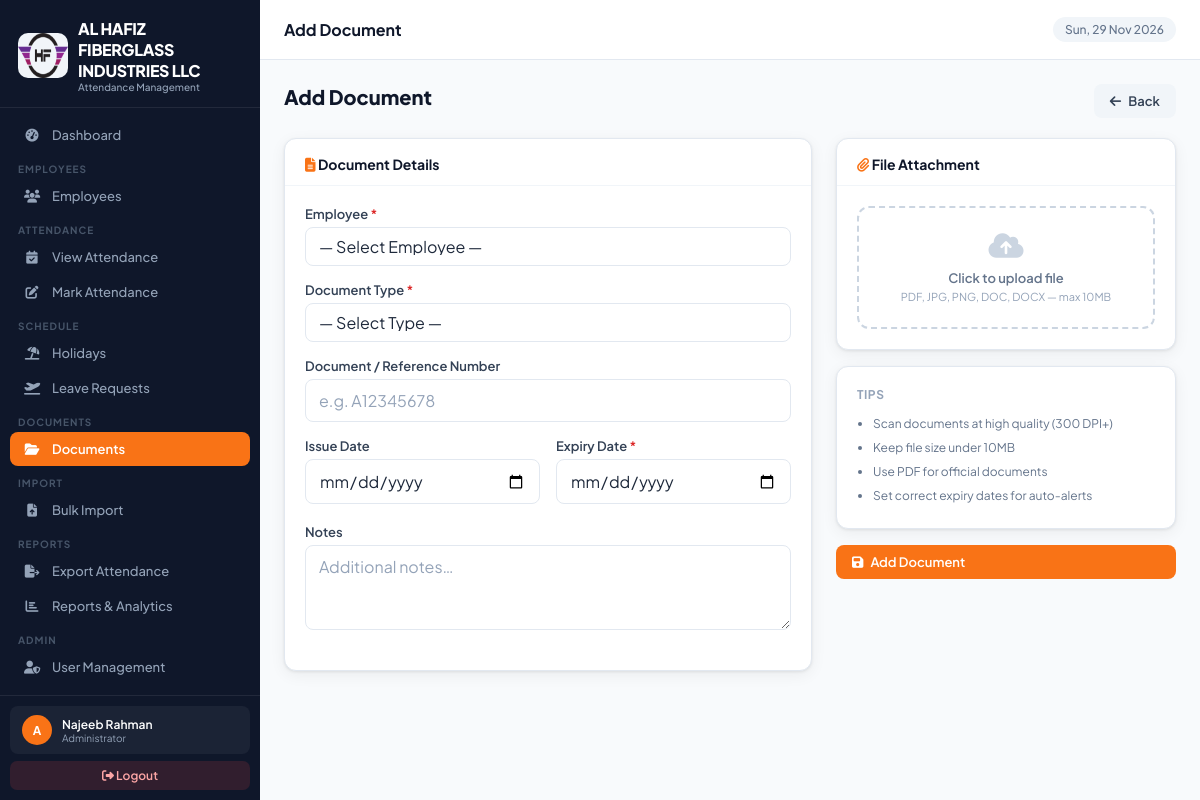
/documents/add/ (signed in), run on the app's committed database.
### attendance_app/models.py (models this page shows, shortened)
class CompanySettings(models.Model):
    company_name    = models.CharField(max_length=200, default='Your Company Name')
    company_address = models.TextField(default='Your Address, Dubai, UAE')
    company_phone   = models.CharField(max_length=50, blank=True, default='')
    company_email   = models.EmailField(blank=True, default='')
    company_website = models.URLField(blank=True, default='')
    company_trn     = models.CharField(max_length=50, blank=True, default='', verbose_name='TRN / Tax No.')
    logo            = models.ImageField(upload_to='company/', blank=True, null=True)
    default_in_time  = models.TimeField(default=datetime.time(7, 0))
    default_out_time = models.TimeField(default=datetime.time(17, 0))
    work_days        = models.CharField(
        max_length=20, default='Mon-Sat',
        help_text='e.g. Mon-Sat, Mon-Fri'
    )
    weekend_day      = models.CharField(
        max_length=20, default='Sunday',
        choices=[('Sunday','Sunday'),('Friday','Friday'),('Saturday','Saturday'),('Friday-Saturday','Fri & Sat')],
    )
    timezone_name    = models.CharField(max_length=60, default='Asia/Dubai')
    date_format      = models.CharField(
        max_length=20, default='d-m-Y',
        choices=[('d-m-Y','DD-MM-YYYY'),('m/d/Y','MM/DD/YYYY'),('Y-m-d','YYYY-MM-DD')],
    )
    updated_at       = models.DateTimeField(auto_now=True)
    class Meta:
        verbose_name = 'Company Settings'
    @classmethod
    def get_settings(cls):
        obj, _ = cls.objects.get_or_create(pk=1)
        return obj

### attendance_app/views.py (the view, shortened to what this page needs)
# urls.py: path('documents/add/', views.document_add, name='document_add'),
@login_required
def document_add(request):
    if not has_perm(request.user, 'employee_edit'):
        messages.error(request, 'Access denied.')
        return redirect('document_list')
    employees  = Employee.objects.filter(status='active').order_by('name')
    doc_types  = DocumentType.objects.all()
    preselect_emp = request.GET.get('employee', '')
    if not doc_types.exists():
        messages.warning(request, 'Please create at least one Document Type first.')
        return redirect('doctype_list')
    return render(request, 'attendance_app/document_form.html', {
        'action': 'Add',
        'employees': employees,
        'doc_types': doc_types,
        'preselect_emp': preselect_emp,
    })

### attendance_app/context_processors.py (called while the page is built)
def company_settings(request):
    return {
        'company': CompanySettings.get_settings()
    }

def user_permissions(request):
    if request.user.is_authenticated:
        if request.user.is_superuser:
            perms = [p[0] for p in UserPermission.PERMISSION_CHOICES]
        else:
            try:
                up = UserPermission.objects.get(user=request.user)
                perms = up.permissions
            except UserPermission.DoesNotExist:
                perms = []
        is_portal_user = False
        try:
            if request.user.employee_profile:
                is_portal_user = True
        except Exception:
            pass
        return {
            'user_perms': perms,
            'is_admin': request.user.is_superuser,
            'is_portal_user': is_portal_user,
        }
    return {'user_perms': [], 'is_admin': False, 'is_portal_user': False}

### attendance_app/views.py (called while the page is built)
def has_perm(user, perm):
    if user.is_superuser:
        return True
    try:
        up = UserPermission.objects.get(user=user)
        return perm in up.permissions
    except UserPermission.DoesNotExist:
        return False

### attendance_app/templates/attendance_app/document_form.html (shortened to what this page needs)
{% extends 'attendance_app/base.html' %}
{% block page_title %}{{ action }} Document{% endblock %}
{% block content %}
<div class="page-header">
  <div class="page-header-title">{{ action }} Document</div>
  <a href="{% url 'document_list' %}" class="btn btn-secondary"><i class="fas fa-arrow-left"></i> Back</a>
</div>
<form method="post" enctype="multipart/form-data">
  <div style="display:grid;grid-template-columns:1fr 340px;gap:24px">
    <div class="card">
      <div class="card-header"><span class="card-title"><i class="fas fa-file-lines" style="color:var(--orange)"></i> Document Details</span></div>
      <div class="card-body">
        {% if action == 'Add' %}
        <div class="form-group">
          <label class="form-label">Employee <span style="color:#dc2626">*</span></label>
          <select name="employee" class="form-control" required>
            <option value="">— Select Employee —</option>
          </select>
        </div>
        {% else %}
        <div class="form-group">
          <label class="form-label">Employee</label>
          <input type="text" class="form-control" value="{{ doc.employee.name }}" disabled style="background:var(--slate-50)">
        </div>
        {% endif %}
        <div class="form-group">
          <label class="form-label">Document Type <span style="color:#dc2626">*</span></label>
          <select name="doc_type" class="form-control" required id="doc-type-select" onchange="updateRequiresExpiry(this)">
            <option value="">— Select Type —</option>
          </select>
        </div>
        <div class="form-group">
          <label class="form-label">Document / Reference Number</label>
          <input type="text" name="doc_number" class="form-control" placeholder="e.g. A12345678"
            value="{{ doc.doc_number|default:'' }}">
        </div>
        <div style="display:grid;grid-template-columns:1fr 1fr;gap:16px">
          <div class="form-group">
            <label class="form-label">Issue Date</label>
            <input type="date" name="issue_date" class="form-control"
              value="{{ doc.issue_date|date:'Y-m-d'|default:'' }}">
          </div>
          <div class="form-group" id="expiry-group">
            <label class="form-label">Expiry Date <span id="expiry-req" style="color:#dc2626">*</span></label>
            <input type="date" name="expiry_date" class="form-control" id="expiry-date-input"
              value="{{ doc.expiry_date|date:'Y-m-d'|default:'' }}">
          </div>
        </div>
        <div class="form-group">
          <label class="form-label">Notes</label>
          <textarea name="notes" class="form-control" rows="3" placeholder="Additional notes…">{{ doc.notes|default:'' }}</textarea>
        </div>
      </div>
    </div>
    <div>
      <div class="card">
        <div class="card-header"><span class="card-title"><i class="fas fa-paperclip" style="color:var(--orange)"></i> File Attachment</span></div>
        <div class="card-body">
          <label style="display:block;border:2px dashed var(--slate-300);border-radius:12px;padding:24px;text-align:center;cursor:pointer;transition:border-color .15s" id="file-drop-zone"
            onmouseover="this.style.borderColor='var(--orange)'" onmouseout="this.style.borderColor='var(--slate-300)'">
            <i class="fas fa-cloud-arrow-up" style="font-size:28px;color:var(--slate-300);display:block;margin-bottom:10px" id="upload-icon"></i>
            <div style="font-size:13px;font-weight:600;color:var(--slate-500)" id="upload-label">Click to upload file</div>
            <div style="font-size:11px;color:var(--slate-400);margin-top:4px">PDF, JPG, PNG, DOC, DOCX — max 10MB</div>
          </label>
        </div>
      </div>
      <div class="card" style="margin-top:16px">
        <div class="card-body">
          <div style="font-size:12px;font-weight:700;color:var(--slate-400);text-transform:uppercase;letter-spacing:.5px;margin-bottom:10px">Tips</div>
          <ul style="font-size:12px;color:var(--slate-500);padding-left:16px;line-height:2">
            <li>Scan documents at high quality (300 DPI+)</li>
            <li>Keep file size under 10MB</li>
            <li>Use PDF for official documents</li>
            <li>Set correct expiry dates for auto-alerts</li>
          </ul>
        </div>
      </div>
      <div style="display:flex;gap:8px;margin-top:16px">
        <button type="submit" class="btn btn-primary w-100"><i class="fas fa-save"></i> {{ action }} Document</button>
      </div>
    </div>
  </div>
</form>
{% endblock %}

### attendance_app/templates/attendance_app/base.html (shortened to what this page needs)
{% load static %}
{% load attendance_tags %}
<!DOCTYPE html>
<html lang="en">
<head>
<link rel="stylesheet" href="https://cdnjs.cloudflare.com/ajax/libs/font-awesome/6.5.0/css/all.min.css">
</head>
<body>
<nav class="sidebar" id="sidebar">
  <div class="sidebar-logo">
    <div class="brand">
      <div class="logo-icon"> {% if company.logo %}
<img src="{{ company.logo.url }}" class="logoimg">
{% endif %} </div>
      <div><div class="brand-name">{{ company.company_name }}</div><div class="brand-sub">Attendance Management</div></div>
    </div>
  </div>
  <div class="sidebar-nav">
    {% if 'dashboard_view' in user_perms or is_admin %}
    <a href="{% url 'dashboard' %}" class="nav-item {% if request.resolver_match.url_name == 'dashboard' %}active{% endif %}" onclick="closeSidebar()">
      <span class="nav-icon"><i class="fas fa-gauge-high"></i></span> Dashboard
    </a>
    {% endif %}
    {% if 'employee_view' in user_perms or is_admin %}
    <div class="nav-label">Employees</div>
    <a href="{% url 'employee_list' %}" class="nav-item {% if 'employee' in request.resolver_match.url_name %}active{% endif %}" onclick="closeSidebar()">
      <span class="nav-icon"><i class="fas fa-users"></i></span> Employees
    </a>
    {% endif %}
    {% if 'attendance_view' in user_perms or is_admin %}
    <div class="nav-label">Attendance</div>
    <a href="{% url 'attendance_list' %}" class="nav-item {% if request.resolver_match.url_name == 'attendance_list' %}active{% endif %}" onclick="closeSidebar()">
      <span class="nav-icon"><i class="fas fa-calendar-check"></i></span> View Attendance
    </a>
    {% endif %}
    {% if 'attendance_add' in user_perms or is_admin %}
    <a href="{% url 'attendance_mark' %}" class="nav-item {% if request.resolver_match.url_name == 'attendance_mark' %}active{% endif %}" onclick="closeSidebar()">
      <span class="nav-icon"><i class="fas fa-pen-to-square"></i></span> Mark Attendance
    </a>
    {% endif %}
    {% if 'holiday_view' in user_perms or is_admin %}
    <div class="nav-label">Schedule</div>
    <a href="{% url 'holiday_list' %}" class="nav-item {% if 'holiday' in request.resolver_match.url_name %}active{% endif %}" onclick="closeSidebar()">
      <span class="nav-icon"><i class="fas fa-umbrella-beach"></i></span> Holidays
    </a>
    {% endif %}
    {% if 'leave_view' in user_perms or is_admin %}
    <a href="{% url 'leave_list' %}" class="nav-item {% if 'leave' in request.resolver_match.url_name %}active{% endif %}" onclick="closeSidebar()">
      <span class="nav-icon"><i class="fas fa-plane-departure"></i></span> Leave Requests
    </a>
    {% endif %}
    {% if 'employee_view' in user_perms or is_admin %}
    <div class="nav-label">Documents</div>
    <a href="{% url 'document_list' %}" class="nav-item {% if 'document' in request.resolver_match.url_name or 'doctype' in request.resolver_match.url_name %}active{% endif %}" onclick="closeSidebar()">
      <span class="nav-icon"><i class="fas fa-folder-open"></i></span> Documents
    </a>
    {% endif %}
    {% if is_admin or 'employee_add' in user_perms %}
    <div class="nav-label">Import</div>
    <a href="{% url 'import_hub' %}" class="nav-item {% if 'import' in request.resolver_match.url_name %}active{% endif %}" onclick="closeSidebar()">
      <span class="nav-icon"><i class="fas fa-file-arrow-up"></i></span> Bulk Import
    </a>
    {% endif %}
    {% if 'export_view' in user_perms or is_admin %}
    <div class="nav-label">Reports</div>
    <a href="{% url 'export_attendance' %}" class="nav-item {% if request.resolver_match.url_name == 'export_attendance' %}active{% endif %}" onclick="closeSidebar()">
      <span class="nav-icon"><i class="fas fa-file-export"></i></span> Export Attendance
    </a>
    <a href="{% url 'reports' %}" class="nav-item {% if 'report' in request.resolver_match.url_name %}active{% endif %}" onclick="closeSidebar()">
      <span class="nav-icon"><i class="fas fa-chart-bar"></i></span> Reports & Analytics
    </a>
    {% endif %}
    {% if is_admin or 'user_manage' in user_perms %}
    <div class="nav-label">Admin</div>
    <a href="{% url 'user_list' %}" class="nav-item {% if 'user' in request.resolver_match.url_name %}active{% endif %}" onclick="closeSidebar()">
      <span class="nav-icon"><i class="fas fa-user-shield"></i></span> User Management
    </a>
    {% endif %}
    {% if 'activity_view' in user_perms or is_admin %}
    <a href="{% url 'activity_log' %}" class="nav-item {% if request.resolver_match.url_name == 'activity_log' %}active{% endif %}" onclick="closeSidebar()">
      <span class="nav-icon"></span> Activity Log
    </a>
    {% endif %}
  </div>
  <div class="sidebar-bottom">
    <div class="user-card">
      <div class="user-avatar">{{ request.user.username|first|upper }}</div>
      <div class="user-info">
        <div class="user-name">{{ request.user.get_full_name|default:request.user.username }}</div>
        <div class="user-role">{% if request.user.is_superuser %}Administrator{% else %}Staff{% endif %}</div>
      </div>
    </div>
    <a href="{% url 'logout' %}" class="logout-btn"><i class="fas fa-sign-out-alt"></i> Logout</a>
  </div>
</nav>
<div class="main">
  <div class="topbar">
    <div class="topbar-left">
      <div class="topbar-title">{% block page_title %}Dashboard{% endblock %}</div>
    </div>
    <div class="topbar-right">
      <span class="topbar-date" id="topbar-date"></span>
    </div>
  </div>
  <div class="page-content">
    {% block content %}{% endblock %}
  </div>
</div>
</body>
</html>

### data on the page
CompanySettings: logo (picture), company_name "AL HAFIZ FIBERGLASS INDUSTRIES LLC"

### other printed values
{{ request.user.username|first|upper }} "A"
{{ request.user.get_full_name|default:request.user.username }} "Najeeb Rahman"
{{ action }} "Add"
